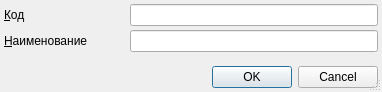
<?xml version="1.0" encoding="UTF-8"?>
<ui version="4.0">
 <class>ItemEditorDialog</class>
 <widget class="QDialog" name="ItemEditorDialog">
  <property name="geometry">
   <rect>
    <x>0</x>
    <y>0</y>
    <width>382</width>
    <height>92</height>
   </rect>
  </property>
  <property name="windowTitle">
   <string>ChangeMe!</string>
  </property>
  <property name="sizeGripEnabled">
   <bool>true</bool>
  </property>
  <layout class="QGridLayout" name="gridLayout">
   <property name="leftMargin">
    <number>4</number>
   </property>
   <property name="topMargin">
    <number>4</number>
   </property>
   <property name="rightMargin">
    <number>4</number>
   </property>
   <property name="bottomMargin">
    <number>4</number>
   </property>
   <property name="spacing">
    <number>4</number>
   </property>
   <item row="2" column="1" colspan="2">
    <widget class="QLineEdit" name="edtName"/>
   </item>
   <item row="4" column="0" colspan="3">
    <widget class="QDialogButtonBox" name="buttonBox">
     <property name="orientation">
      <enum>Qt::Horizontal</enum>
     </property>
     <property name="standardButtons">
      <set>QDialogButtonBox::Cancel|QDialogButtonBox::Ok</set>
     </property>
    </widget>
   </item>
   <item row="1" column="1" colspan="2">
    <widget class="QLineEdit" name="edtCode"/>
   </item>
   <item row="2" column="0">
    <widget class="QLabel" name="lblName">
     <property name="text">
      <string>&amp;Наименование</string>
     </property>
     <property name="buddy">
      <cstring>edtName</cstring>
     </property>
    </widget>
   </item>
   <item row="1" column="0">
    <widget class="QLabel" name="lblCode">
     <property name="text">
      <string>&amp;Код</string>
     </property>
     <property name="buddy">
      <cstring>edtCode</cstring>
     </property>
    </widget>
   </item>
   <item row="3" column="0">
    <spacer name="verticalSpacer">
     <property name="orientation">
      <enum>Qt::Vertical</enum>
     </property>
     <property name="sizeHint" stdset="0">
      <size>
       <width>20</width>
       <height>40</height>
      </size>
     </property>
    </spacer>
   </item>
  </layout>
 </widget>
 <tabstops>
  <tabstop>edtCode</tabstop>
  <tabstop>edtName</tabstop>
  <tabstop>buttonBox</tabstop>
 </tabstops>
 <resources/>
 <connections>
  <connection>
   <sender>buttonBox</sender>
   <signal>accepted()</signal>
   <receiver>ItemEditorDialog</receiver>
   <slot>accept()</slot>
   <hints>
    <hint type="sourcelabel">
     <x>170</x>
     <y>376</y>
    </hint>
    <hint type="destinationlabel">
     <x>117</x>
     <y>106</y>
    </hint>
   </hints>
  </connection>
  <connection>
   <sender>buttonBox</sender>
   <signal>rejected()</signal>
   <receiver>ItemEditorDialog</receiver>
   <slot>reject()</slot>
   <hints>
    <hint type="sourcelabel">
     <x>250</x>
     <y>376</y>
    </hint>
    <hint type="destinationlabel">
     <x>247</x>
     <y>107</y>
    </hint>
   </hints>
  </connection>
 </connections>
</ui>
